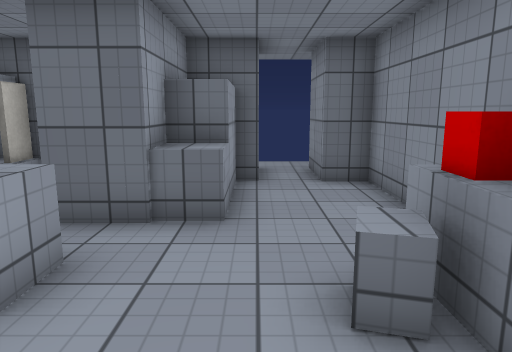
[1] (above)

17 first-person views from a walk through a Unity game level. The camera is 1.5 m above the floor, tilts 10° down and sees 70° across. Doors are open. The floor is counted in squares, 1 m on a side. Each view is taken from the middle of a square. On the plan, view 1 faces up. The plan holds only what a view shows up to about 16 squares ahead; the rest is blank. The place goes on beyond the plan. The player is left out. Some surface patterns are stand-ins.

[2]
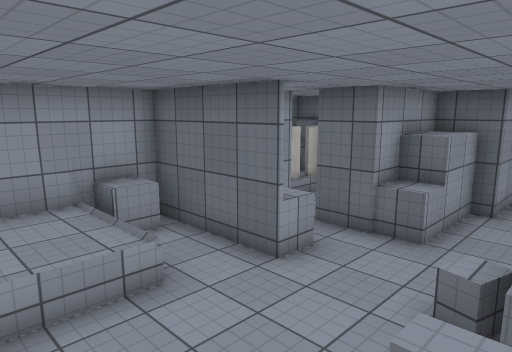

[3]
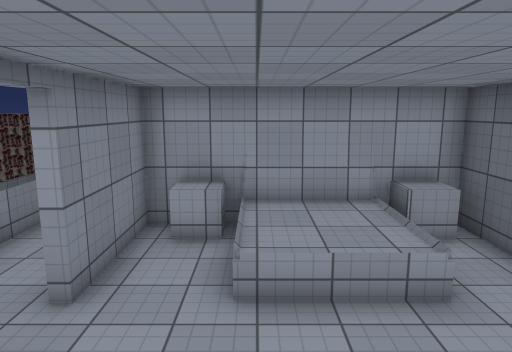

[4]
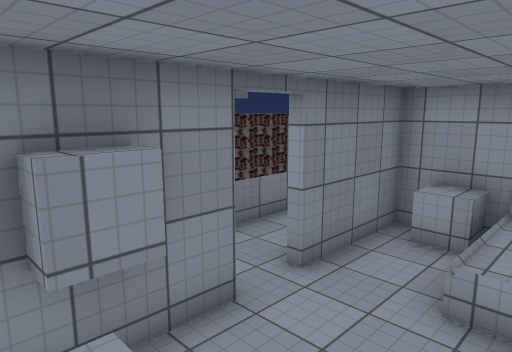

[5]
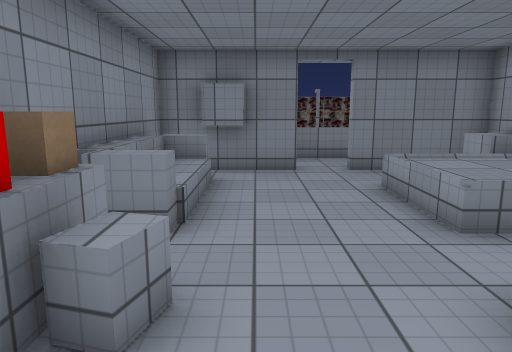

[6]
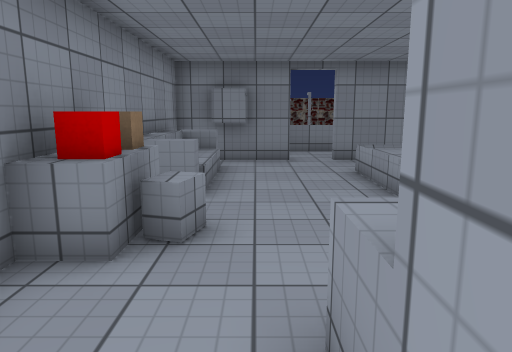

[7]
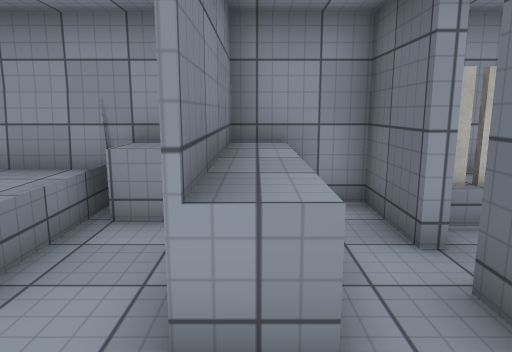

[8]
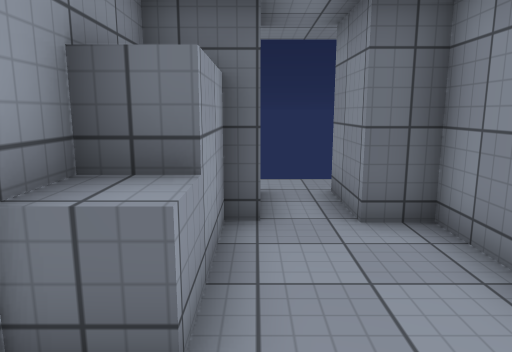

[9]
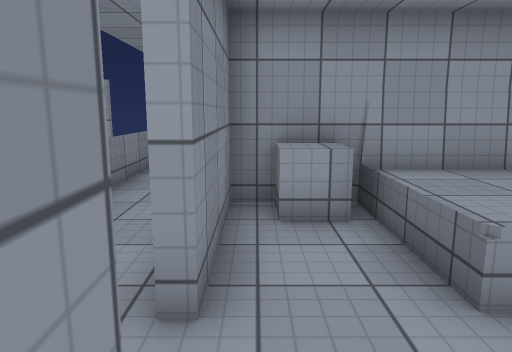

[10]
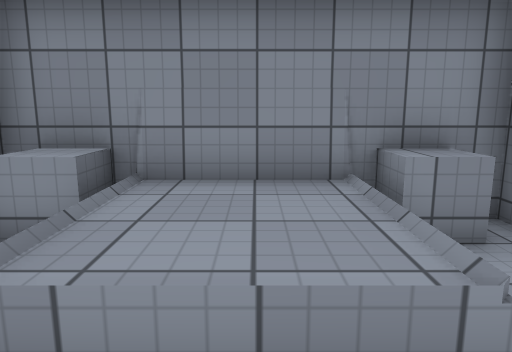

[11]
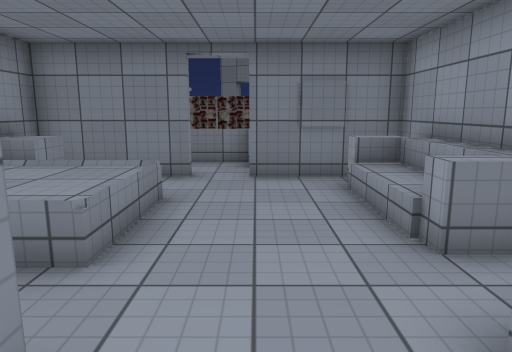

[12]
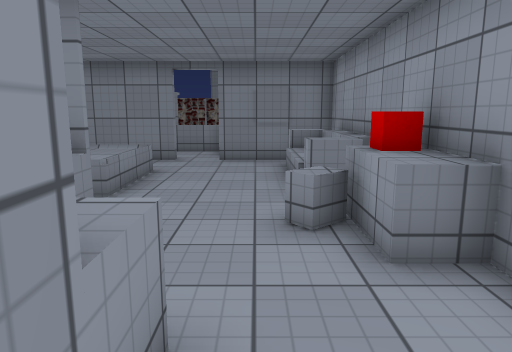

[13]
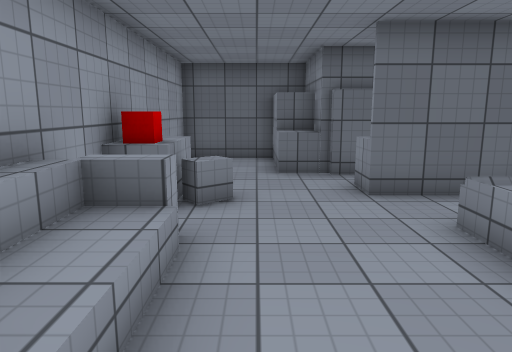

[14]
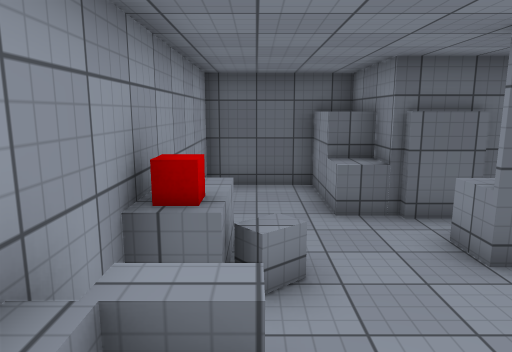

[15]
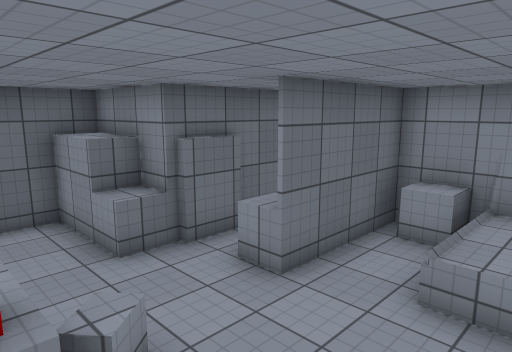

[16]
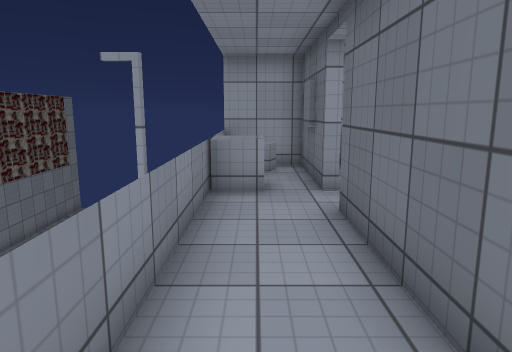

[17]
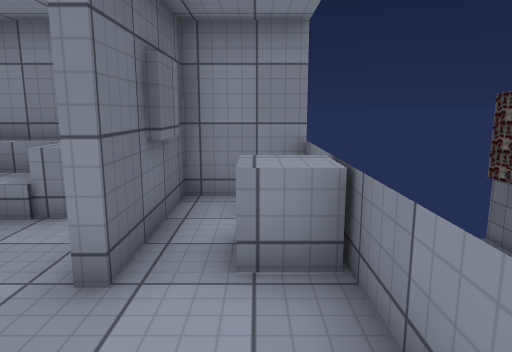

### Floor plan
Key: @ floor where view 1 was taken; # wall or solid block; x gap in a wall; . floor; / step, stairs or slope; D open door; = window, fence, low wall or low ledge; ^ raised ledge; O other object.
Columns run from 15 left of view 1 to 3 right of it. Each row starts with its distance up from view 1.
  8 #####    ##   #####
  7 #...#    ##   #...#
  6 #...##   #O. ##...#
  5 #...^######xx#^...#
  4 #......  #........#
  3  ^...^^^^^^^^^..OO#
  2 #=^.....^#O.....OO#
  1 #/......^#O.......#
  0 #==...^^^#OOO..@//#
 -1 #//...^^^#OOO...//#
 -2 #//...^^^#OOO...//#
 -3 #//.....^#O.....O##
 -4 #....D...#......##
 -5 #####D#######.D###
 -6  #^^^.........D^ #
 -7  ###^##########^##

Positions as (right, up) in squares from view 1, and headings:
1: (0, 0), facing up
2: (2, -2), facing up-left
3: (2, -2), facing left
4: (2, -1), facing down-left
5: (0, 5), facing down
6: (0, 7), facing down
7: (0, 3), facing left
8: (0, 3), facing up
9: (0, -4), facing left
10: (-11, -1), facing right
11: (-11, 4), facing down
12: (-12, 7), facing down
13: (-12, -4), facing up
14: (-13, -2), facing up
15: (-14, -1), facing up-right
16: (-4, -6), facing left
17: (-4, -6), facing right
